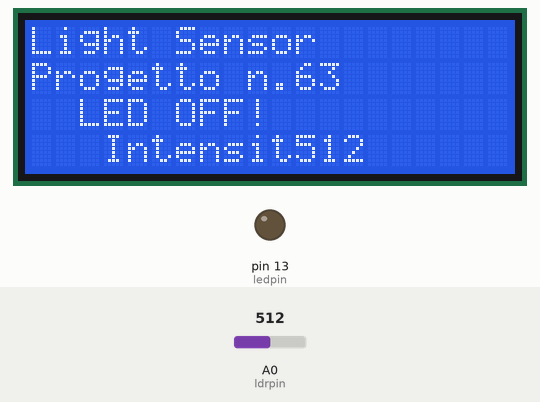
A sketch run on a simulated Arduino Uno, built with avr-gcc and run on an emulated ATmega328P. On the bench: 20×4 character LCD, output pins drawn as LEDs (lit = HIGH). The test bench sets the inputs (shaded band); at power-on: A0 (ldrpin) = 512.

Above: at 1.2 s.
1.3 s: A0 (ldrpin) set to 116
At 2.5 s:
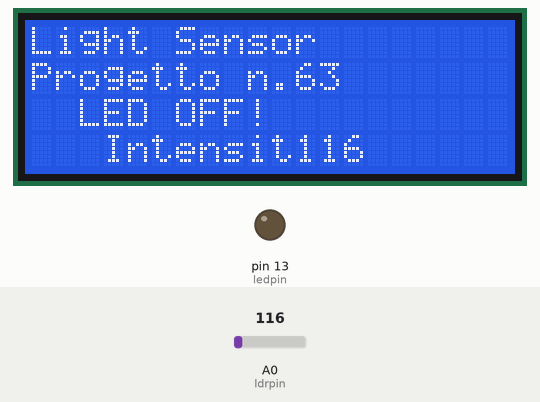
2.8 s: A0 (ldrpin) set to 98
At 3.4 s:
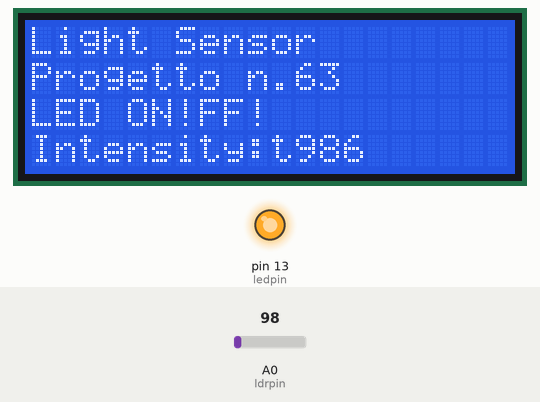
4.3 s: A0 (ldrpin) set to 120
At 5.7 s:
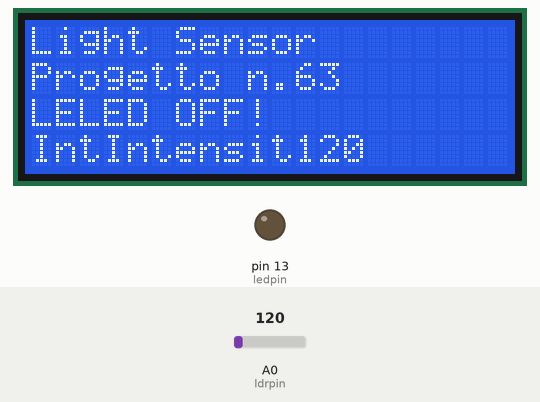
Timing chart, 0 to 7.3 s (numbered marks = the images above; inputs shaded):
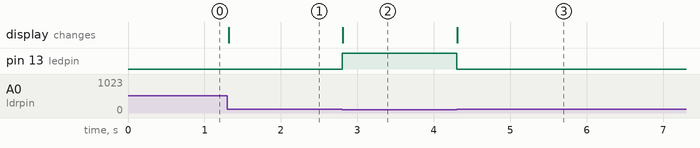

Measured:
- the behaviour switches between 111 and 110 on A0 (ldrpin) (found by bisection; images 1 and 2)
- after the input at 1.3 s, the display: changes at once (image 1)
- after the input at 2.8 s, pin 13 (ledpin): LOW → HIGH at once; the display: changes at once (image 2)
- after the input at 4.3 s, pin 13 (ledpin): HIGH → LOW at once; the display: changes at once (image 3)

The sketch:

Ex19_light_sensor.ino
```cpp
#include<LiquidCrystal.h>

LiquidCrystal lcd(7,6,5,4,3,2);
int ledpin= 13;
int ldrpin= A0;
//---------------------------------------------------------------------------------------------------------------------------------------------------------
void setup() {
  lcd.begin(20, 4);
  lcd.clear();
  lcd.setCursor(0, 0);
  lcd.print("Light Sensor");
  lcd.setCursor(0, 1);
  lcd.print("Progetto n.63");
  pinMode(ledpin,OUTPUT);
  pinMode(ldrpin,INPUT);
}
//-------------------------------------------------------------------------------------------------------------------------------------------------------
void loop() {
  int ldrstatus= analogRead(ldrpin);
  if(ldrstatus<=110){
    digitalWrite(ledpin,HIGH);
    lcd.setCursor(0, 2);
    lcd.print("LED ON!");
    lcd.setCursor(0, 3);
    lcd.print("Intensity:");
    lcd.setCursor(11, 3);
    lcd.print(ldrstatus);
  }
    else {
    digitalWrite(ledpin,LOW);
    lcd.setCursor(2, 2);
    lcd.print("LED OFF!");
    lcd.setCursor(3, 3);
    lcd.print("Intensity:");
    lcd.setCursor(11, 3);
    lcd.print(ldrstatus);
    }
  }
```
